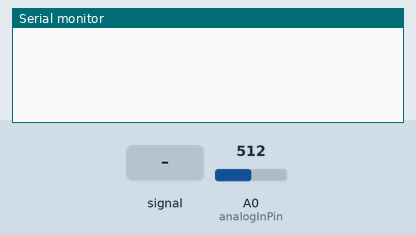
Bench run of a sketch on a simulated Arduino Uno, built with avr-gcc and run on an emulated ATmega328P. Shown: the last lines printed to the serial monitor. The inputs (shaded band) are chosen by the test bench; at power-on: A0 (analogInPin) = 512.

Above: at 1.2 s.
1.3 s: A0 (analogInPin) fed a 200 Hz sine of ±460 counts around its level
At 1.43 s:
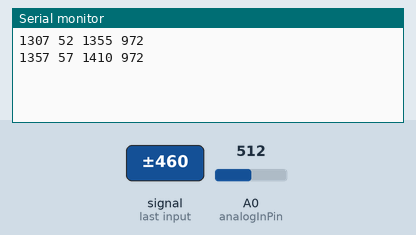
2.9 s: A0 (analogInPin) set to 716
At 3.8 s:
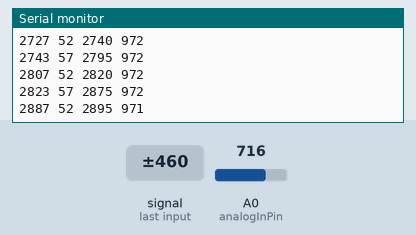
Timing chart, 0 to 5.9 s (numbered marks = the images above; inputs shaded):
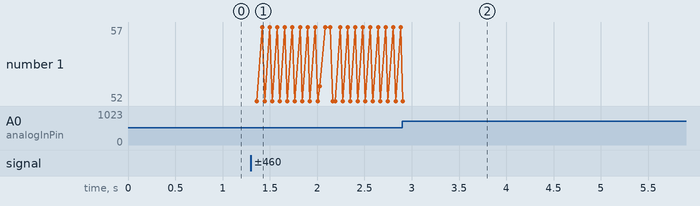

Measured:
- after the input at 1.3 s, the serial monitor: prints a new line after 0.06 s (image 1)

The sketch:

shd.ino
```cpp
const int analogInPin = A0;  // Analog input pin that the potentiometer is attached to
const int analogOutPin = 9; // Analog output pin that the LED is attached to


#define COUNT 50

int sensorValues[COUNT] = {0};        // value read from the pot
long int sensorTimes[COUNT] = {0};        // value read from the pot

int sensorValue = 0;

char guardado_minimo = 0;


int valor1, valor2;
long int tiempo1, tiempo2;

void append_value(int *buffer, int value) {
  int i;
  for(i=COUNT-1; i>0; i--)
    sensorValues[i] = sensorValues[i-1];
  sensorValues[0] = value;
}

void append_time(long int *buffer, long int value) {
  int i;
  for(i=COUNT-1; i>0; i--)
    sensorTimes[i] = sensorTimes[i-1];
  sensorTimes[0] = value;
}

char busca(int *buffer) {
  int max_bucle = buffer[0];
  int count_min_bucle = 1;
  int min_bucle = buffer[0];
  int count_max_bucle = 1;

  int i;
  for (i=1; i<COUNT; i++) {
    if (buffer[i] < min_bucle) {
      min_bucle = buffer[i];
      count_min_bucle = 1;
    } else if (buffer[i] == min_bucle) {
      count_min_bucle++;
    }
    if (buffer[i] > max_bucle) {
      max_bucle = buffer[i];
      count_max_bucle = 1;
    } else if (buffer[i] == max_bucle) {
      count_max_bucle++;
    }
  }

  /* Serial.print("X ");
  Serial.print(min_bucle);
      Serial.print(" ");
  Serial.print(max_bucle);
      Serial.print(" ");
  Serial.println(buffer[COUNT/2]); */

  if (min_bucle == buffer[COUNT/2] && count_min_bucle == 1)
    return 1;
  if (max_bucle == buffer[COUNT/2] && count_max_bucle == 1)
    return 2;
  return 0;
}

void setup() {
  Serial.begin(115200);
}

void loop() {
   int analog = analogRead(analogInPin);
   long int tiempo = millis();

   append_value(sensorValues, analog);
   append_time(sensorTimes, tiempo);

   char resultado = busca(sensorValues);

   if (resultado == 1 && guardado_minimo == 0) {
      valor1 = sensorValues[COUNT/2];
      tiempo1 = sensorTimes[COUNT/2];
      guardado_minimo = 1;
   } else if (resultado == 2 && guardado_minimo == 1) {
      valor2 = sensorValues[COUNT/2];
      tiempo2 = sensorTimes[COUNT/2];
      guardado_minimo = 0;
      Serial.print(tiempo1);
      Serial.print(" ");
      Serial.print(valor1);
      Serial.print(" ");
      Serial.print(tiempo2);
      Serial.print(" ");
      Serial.println(valor2);
   }

   //delay(10);

 }
```
